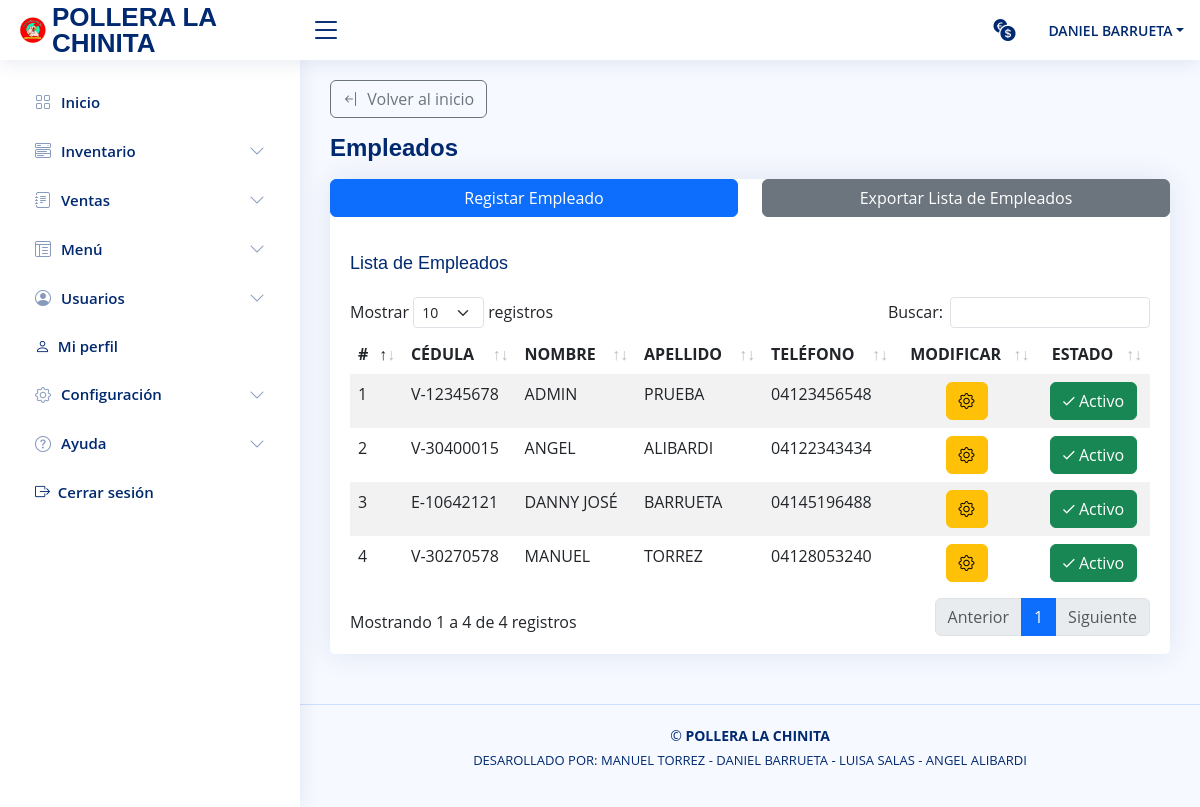
/vista/lista_empleados.php (signed in), run on an earlier commit of the app's database.
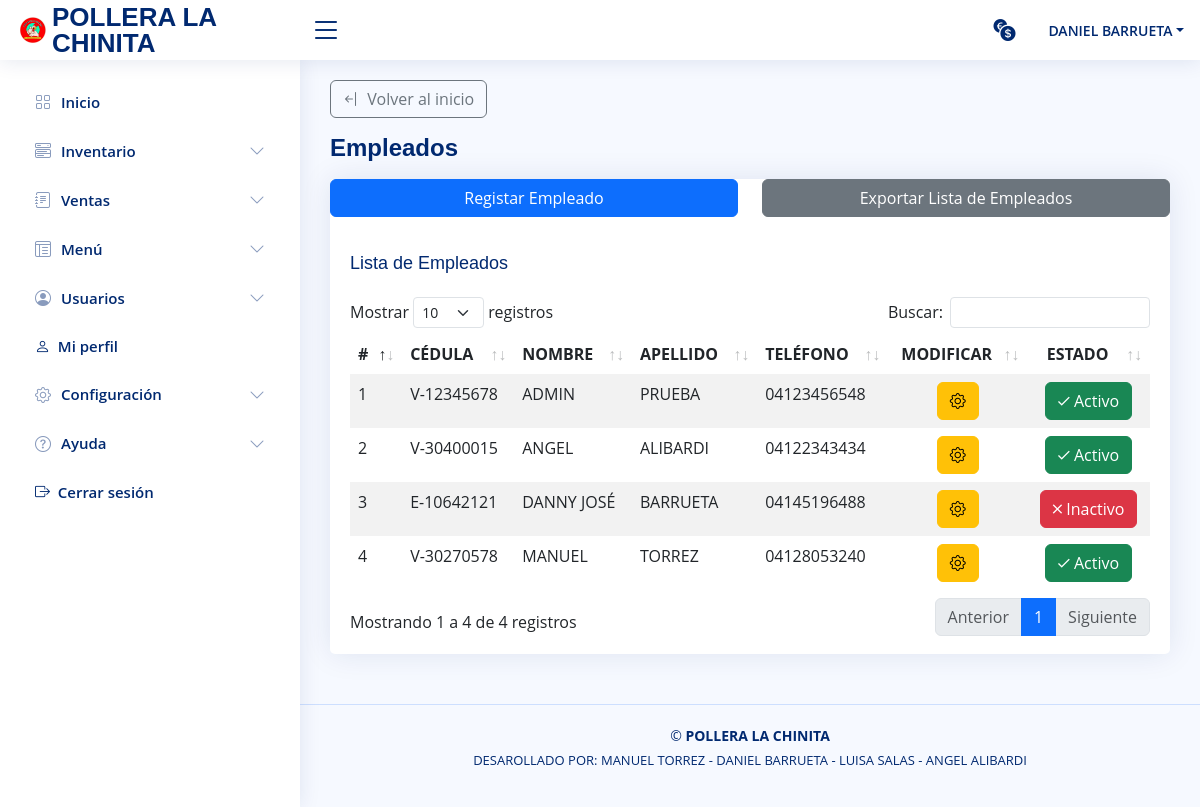
And on a later commit of the database.
### tables this page shows
CREATE TABLE `usuario` (
  `id_usuario` int NOT NULL,
  `cedula` varchar(10) NOT NULL,
  `nombre` varchar(50) NOT NULL,
  `apellido` varchar(50) NOT NULL,
  `correo` varchar(70) NOT NULL,
  `contraseña` varchar(20) NOT NULL,
  `telefono` varchar(11) NOT NULL,
  `direccion` varchar(70) NOT NULL,
  `ultima_sesion` date DEFAULT NULL,
  `sesion_activa` tinyint NOT NULL,
  `inhabilitado` tinyint NOT NULL,
  `primer_inicio` tinyint(1) NOT NULL,
  `id_rol` int NOT NULL,
  `estado` int NOT NULL
);

### modelo/modeloPrincipal.php (called while the page is built, shortened)
<?php
class modeloPrincipal {
    public static function Conexion(){
        if(!$con = mysqli_connect(SERVER, USER, PASSWORD)){
            die("Los datos de conexión con la base de datos ingresados son incorrectos, por favor verifique");
        }
        mysqli_set_charset($con, "utf8");
        return $con;
    }
    public static function consultar($query) {
        if (!$consul = mysqli_query(Self::Conexion(),$query)) {
            mysqli_query(Self::Conexion(),"ROLLBACK;");
            die(mysqli_error($query).' Error en la consulta SQL ejecutada ');
        }else{
            mysqli_query(Self::Conexion(),"COMMIT;");
        }
        return $consul;
    }
}

### include/listas_registros_include.php (the view, shortened to what this page needs)
<?php
include_once("../modelo/modeloPrincipal.php");
function consultar_registros($tabla){
    $id_usuario = $_SESSION['user_id'];
        while ( $mostrar = mysqli_fetch_array($consulta)) { ?>
        <?php }
    if($tabla === 'usuario'){
        $consulta = modeloPrincipal::consultar("SELECT id_usuario, cedula, nombre, apellido, telefono, estado FROM usuario
            WHERE id_usuario != '$id_usuario' AND id_rol != 1 ORDER BY nombre ASC");
        while ( $mostrar = mysqli_fetch_array($consulta)) { ?>
            <tr>
                <td></td>
                <td><?= $mostrar["cedula"]; ?></td>
                <td><?= $mostrar["nombre"]; ?></td>
                <td><?= $mostrar["apellido"]; ?></td>
                <td><?= $mostrar["telefono"]; ?></td>
                <td scope="row" class="text-center">
                    <buttom url="./modal/modificar_empleado.php" value="<?= $mostrar["id_usuario"]; ?>" data-bs-toggle="modal" data-bs-target="#update_user" class="btn_modal btn btn-warning bi bi-gear"></buttom>
                </td>
                <td scope="row" class="text-center">
                    <?php if ($mostrar["estado"] === "1") { ?>
                        <button <?= ($_SESSION['id_rol']  < "3") ? '' : 'disabled' ?> class="btn btn-success" title="estado del usuario">
                            <i class="zmdi zmdi-check"></i> Activo
                        </button>
                    <?php }else if ($mostrar["estado"] === "0") { ?>
                        <button <?= ($_SESSION['id_rol']  < "3") ? '' : 'disabled' ?> class="btn btn-danger">
                            <i class="zmdi zmdi-close"></i> Inactivo
                        </button>
                    <?php } ?>
                </td>
            </tr>
        <?php }
    }
        while ( $mostrar =  mysqli_fetch_assoc($consulta)) { ?>
    <?php }
};

What changed in the data, as far as the page shows it:
changed usuario "DANNY JOSÉ": estado "Activo" → "Inactivo"
